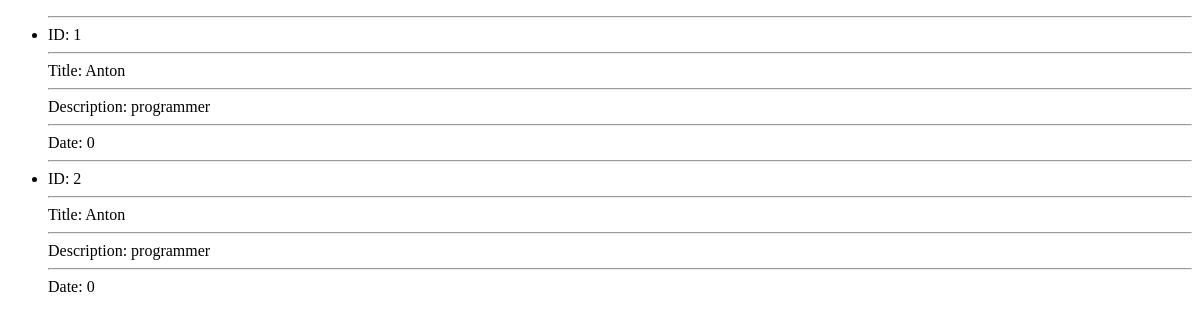
The page /show on the database as committed earlier.
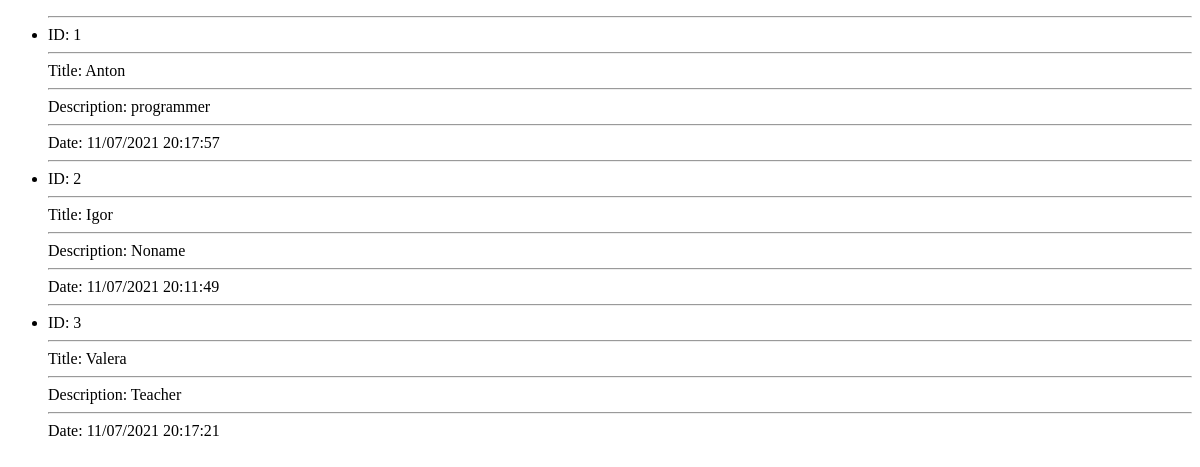
The same page on the database as committed later.
### tables this page shows
CREATE TABLE posts(Id integer primary key AUTOINCREMENT, Title text, Description text, Date integer);

### app.py (the view)
@app.route('/')
@app.route('/show')
def show():
    connection = sqlite3.connect("blog.sqlite")
    cursor = connection.cursor()
    cursor.execute("SELECT * FROM posts")
    fields = cursor.fetchall()
    connection.close()
    return render_template('show.html', fields=fields)

### templates/show.html (shortened to what this page needs)
<!DOCTYPE html>
<html lang="en">
<head>
</head>
<body>
<ul>
    {% for field in fields %}
    <li><hr /> ID: {{ field[0] }}   <hr />  Title: {{ field [1] }} <hr />  Description: {{ field[2] }} <hr />  Date: {{ field[3] }} </li>
    {% endfor %}
</ul>
</body>
</html>

Rows that differ between the two databases and show on the page:
changed posts "Anton": Date "0" → "11/07/2021 20:17:57"
changed posts id 2: Title "Anton" → "Igor"; Description "programmer" → "Noname"; Date "0" → "11/07/2021 20:11:49"
added posts: Id "3", Title "Valera", Description "Teacher", Date "11/07/2021 20:17:21"
